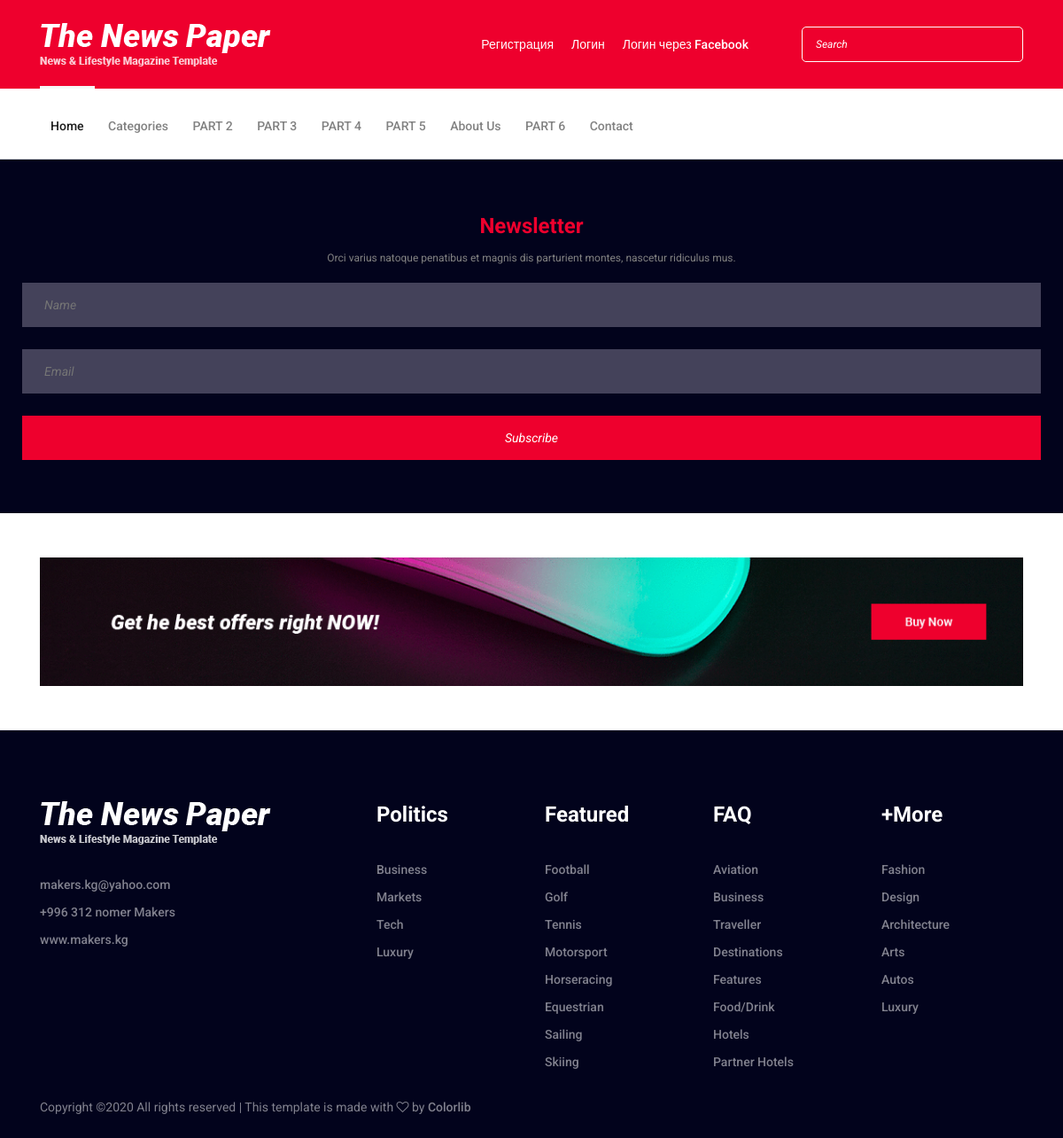
/categories/, run on an earlier commit of the app's database.
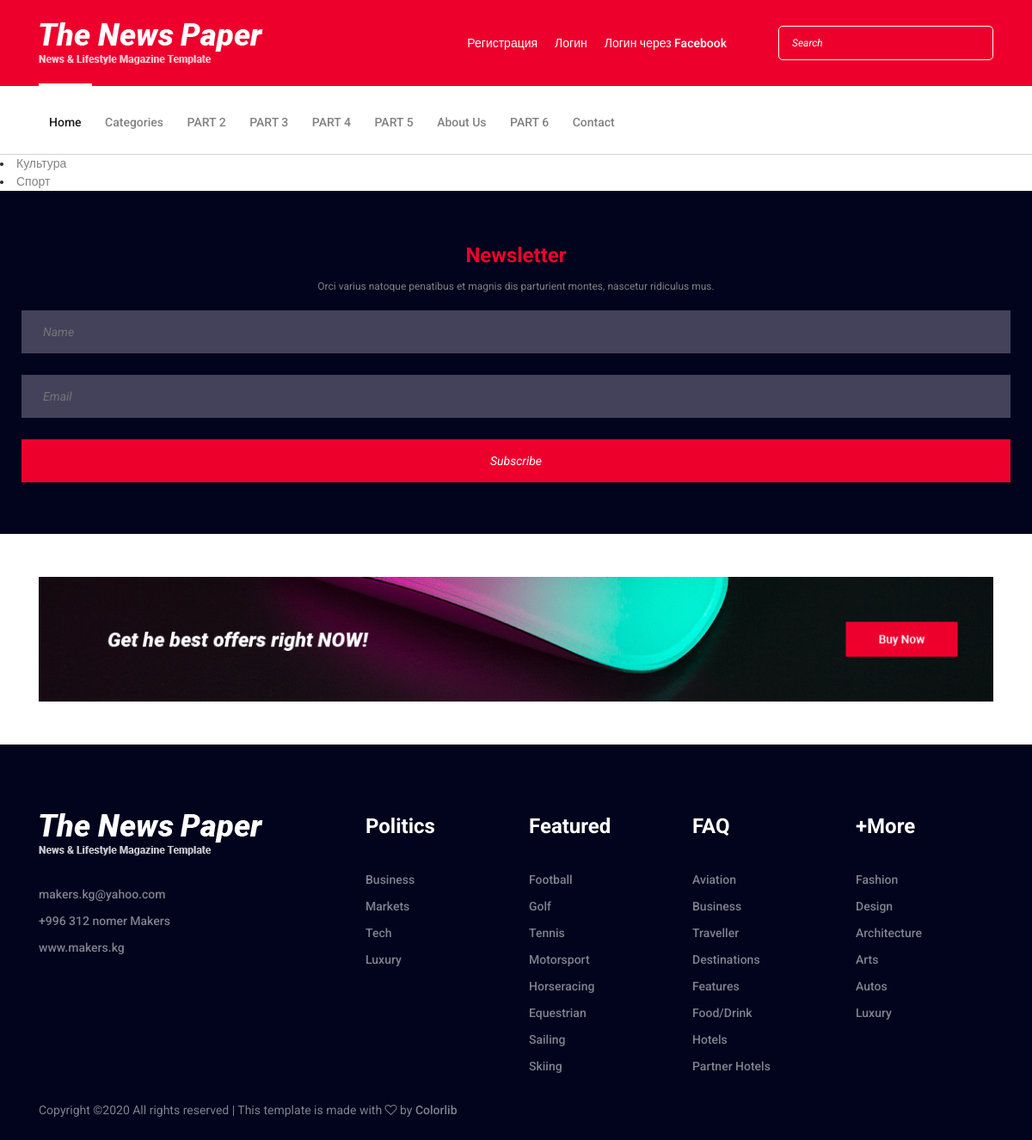
And on a later commit of the database.
### feed/models.py (models this page shows, shortened)
class Category(models.Model):
    name = models.CharField(max_length=80, blank=False)
    slug = models.SlugField(max_length=80, unique=True)
    class Meta:
        ordering = ('name', )
        verbose_name = 'category'
        verbose_name_plural = 'categories'

### feed/views.py (the view)
# urls.py: path('categories/', CategorListView.as_view(), name='category'),
class CategorListView(ListView):
    model = Category
    template_name = 'category_list.html'
    context_object_name = 'categories'

### templates/category_list.html
{% extends 'base.html' %}
{% load static %}
{% block content %}
    {% for category in categories %}
        <li><a href="{% url 'news_list_slug' category.slug %}">{{ category.name }}</a> </li>
    {% endfor %}
{% endblock %}

### templates/base.html (shortened to what this page needs)
{% load  static %}
<!DOCTYPE html>
<html lang="en">
<head>
    <link rel="stylesheet" href={% static "style.css" %}>
</head>
<body>
<header class="header-area">
    <div class="top-header-area">
        <div class="container">
            <div class="row">
                <div class="col-12">
                    <div class="top-header-content d-flex align-items-center justify-content-between">
                        <div class="logo">
                            <a href="index.html"><img src= "{% static "img/core-img/logo.png" %}" alt=""></a>
                        </div>
                        <div class="login-search-area d-flex align-items-center">
                            {% if request.user.is_authenticated %}
                                <div class="login d-flex">
                                    <a href="{% url 'logout' %}"> Выйти </a>
                                </div>
                            {% else %}
                                <div class="login d-flex">
                                    <a href="{% url 'registration' %}">Регистрация</a>
                                </div>
                                <div class="login d-flex">
                                    <a href="{% url 'login' %}">Логин</a>
                                </div>
                                <div class="login d-flex">
                                    <a href="{% url 'social:begin' 'facebook' %}">Логин через Facebook</a>
                                </div>
                            {% endif %}
                            <div class="search-form">
                                <form action="{% url 'search' %}" method="get">
                                    <input type="text"  name="search" class="form-control" placeholder="Search">
                                </form>
                            </div>
                        </div>
                    </div>
                </div>
            </div>
        </div>
    </div>
    <div class="newspaper-main-menu" id="stickyMenu">
        <div class="classy-nav-container breakpoint-off">
            <div class="container">
                <nav class="classy-navbar justify-content-between" id="newspaperNav">
                    <div class="classy-menu">
                        <div class="classynav">
                            <ul>
                                <li class="active"><a href="{% url 'news_list' %}">Home</a></li>
                                <li><a href="{% url 'category' %}">Categories</a></li>
                                <li><a href="#">PART 2</a></li>
                                <li><a href="#">PART 3</a></li>
                                <li><a href="#">PART 4</a></li>
                                <li><a href="#">PART 5</a></li>
                                <li><a href="#">About Us</a></li>
                                <li><a href="#">PART 6</a></li>
                                <li><a href="contact.html">Contact</a></li>
                            </ul>
                        </div>
                    </div>
                </nav>
            </div>
        </div>
    </div>
</header>
{% block content %}
{% endblock %}
<div class="newsletter-widget">
    <h4>Newsletter</h4>
    <p>Orci varius natoque penatibus et magnis dis parturient montes, nascetur ridiculus mus.</p>
    <form action="#" method="post">
        <input type="text" name="text" placeholder="Name">
        <input type="email" name="email" placeholder="Email">
        <button type="submit" class="btn w-100">Subscribe</button>
    </form>
</div>
<div class="footer-add-area">
    <div class="container">
        <div class="row">
            <div class="col-12">
                <div class="footer-add">
                    <a href="#"><img src={% static  "img/bg-img/footer-add.gif" %} ></a>
                </div>
            </div>
        </div>
    </div>
</div>
<footer class="footer-area">
    <div class="main-footer-area">
        <div class="container">
            <div class="row">
                <div class="col-12 col-sm-6 col-lg-4">
                    <div class="footer-widget-area mt-80">
                        <div class="footer-logo">
                            <a href="index.html"><img src="img/core-img/logo.png" alt=""></a>
                        </div>
                        <ul class="list">
                            <li><a href="mailto:contact@youremail.com">makers.kg@yahoo.com</a></li>
                            <li><a href="tel:+4352782883884">+996 312 nomer Makers</a></li>
                            <li><a href="http://yoursitename.com">www.makers.kg</a></li>
                        </ul>
                    </div>
                </div>
                <div class="col-12 col-sm-6 col-lg-2">
                    <div class="footer-widget-area mt-80">
                        <h4 class="widget-title">Politics</h4>
                        <ul class="list">
                            <li><a href="#">Business</a></li>
                            <li><a href="#">Markets</a></li>
                            <li><a href="#">Tech</a></li>
                            <li><a href="#">Luxury</a></li>
                        </ul>
                    </div>
                </div>
                <div class="col-12 col-sm-4 col-lg-2">
                    <div class="footer-widget-area mt-80">
                        <h4 class="widget-title">Featured</h4>
                        <ul class="list">
                            <li><a href="#">Football</a></li>
                            <li><a href="#">Golf</a></li>
                            <li><a href="#">Tennis</a></li>
                            <li><a href="#">Motorsport</a></li>
                            <li><a href="#">Horseracing</a></li>
                            <li><a href="#">Equestrian</a></li>
                            <li><a href="#">Sailing</a></li>
                            <li><a href="#">Skiing</a></li>
                        </ul>
                    </div>
                </div>
                <div class="col-12 col-sm-4 col-lg-2">
                    <div class="footer-widget-area mt-80">
                        <h4 class="widget-title">FAQ</h4>
                        <ul class="list">
                            <li><a href="#">Aviation</a></li>
                            <li><a href="#">Business</a></li>
                            <li><a href="#">Traveller</a></li>
                            <li><a href="#">Destinations</a></li>
                            <li><a href="#">Features</a></li>
                            <li><a href="#">Food/Drink</a></li>
                            <li><a href="#">Hotels</a></li>
                            <li><a href="#">Partner Hotels</a></li>
                        </ul>
                    </div>
                </div>
                <div class="col-12 col-sm-4 col-lg-2">
                    <div class="footer-widget-area mt-80">
                        <h4 class="widget-title">+More</h4>
                        <ul class="list">
                            <li><a href="#">Fashion</a></li>
                            <li><a href="#">Design</a></li>
                            <li><a href="#">Architecture</a></li>
                            <li><a href="#">Arts</a></li>
                            <li><a href="#">Autos</a></li>
                            <li><a href="#">Luxury</a></li>
                        </ul>
                    </div>
                </div>
            </div>
        </div>
    </div>
    <div class="bottom-footer-area">
        <div class="container h-100">
            <div class="row h-100 align-items-center">
                <div class="col-12">
                    <p>
                        Copyright &copy;<script>document.write(new Date().getFullYear());</script> All rights reserved | This template is made with <i class="fa fa-heart-o" aria-hidden="true"></i> by <a href="https://colorlib.com" target="_blank">Colorlib</a>
                        </p>
                </div>
            </div>
        </div>
    </div>
</footer>
</body>
</html>

### static/style.css (style rules this page uses)
* { margin: 0; padding: 0; }
body { font-family: "Roboto", sans-serif; font-size: 14px; }
h1, h2, h3, h4, h5, h6 { color: #152535; line-height: 1.3; font-weight: 700; }
p { color: #828282; font-size: 14px; line-height: 2; font-weight: 400; }
a, a:hover, a:focus { -webkit-transition-duration: 500ms; transition-duration: 500ms; text-decoration: none; outline: 0 solid transparent; color: #1c1c1c; font-weight: 500; font-size: 14px; color: #828282; }
ul, ol { margin: 0; }
ul li, ol li { list-style: none; }
img { height: auto; max-width: 100%; }
.mt-80 { margin-top: 80px !important; }
.header-area { position: relative; z-index: 100; width: 100%; }
.header-area .top-header-area { width: 100%; height: 100px; background-color: #ee002d; position: relative; z-index: 1; }
.header-area .top-header-area .top-header-content { width: 100%; height: 100px; background-color: #ee002d; position: relative; z-index: 1; }
.header-area .top-header-area .top-header-content .logo a { display: block; }
.header-area .top-header-area .login-search-area { position: relative; z-index: 1; }
.header-area .top-header-area .login-search-area .login a { display: inline-block; padding: 0 10px; color: #fff; }
.header-area .top-header-area .login-search-area .search-form form { width: 250px; height: 40px; position: relative; z-index: 2; margin-left: 50px; }
.header-area .top-header-area .login-search-area .search-form form input { width: 100%; height: 100%; border: 1px solid #fff; border-radius: 5px; background-color: transparent; padding: 0 15px; font-size: 12px; font-style: italic; color: #fff; }
.header-area .top-header-area .login-search-area .search-form form input.form-control { box-shadow: none; }
.header-area .top-header-area .login-search-area .search-form form .form-control::placeholder { color: #fff; opacity: 1; }
.header-area .newspaper-main-menu { position: relative; width: 100%; z-index: 100; height: 80px; border-bottom: 1px solid #d0d5d8; }
.header-area .newspaper-main-menu .classy-nav-container { background-color: transparent; }
.header-area .newspaper-main-menu .classy-navbar { height: 80px; padding: 0; }
.header-area .newspaper-main-menu .classy-navbar .classynav ul li a { font-weight: 500; }
.header-area .newspaper-main-menu .classy-navbar .classynav > ul > li > a { text-transform: capitalize; padding: 12px 12px 11px; background-color: transparent; line-height: 1; color: #828282; font-weight: 500; }
.header-area .newspaper-main-menu .classy-navbar .classynav > ul > li.active > a { position: relative; z-index: 1; color: #1c1c1c; }
.header-area .newspaper-main-menu .classy-navbar .classynav > ul > li.active > a::before { background-color: #f7f7f7; width: 100%; height: 3px; position: absolute; top: -26px; left: 0; content: ''; z-index: 10; }
.newsletter-widget { position: relative; z-index: 1; background-color: #02031c; padding: 60px 25px; }
.newsletter-widget h4 { text-align: center; color: #ee002d; }
.newsletter-widget p { font-size: 12px; text-align: center; }
.newsletter-widget form input { width: 100%; height: 50px; background-color: #44425a; font-size: 14px; font-style: italic; color: #fff; margin-bottom: 25px; border: none; padding: 0 25px; }
.newsletter-widget form button { width: 100%; height: 50px; background-color: #ee002d; font-size: 14px; font-style: italic; color: #fff; border: none; padding: 0 25px; border-radius: 0; }
.footer-add-area { position: relative; z-index: 1; padding: 50px 0; }
.footer-add-area .footer-add a { display: block; }
.footer-add-area .footer-add a img { width: 100%; }
.footer-area { position: relative; z-index: 1; width: 100%; background-color: #02031c; }
.footer-area .footer-widget-area { position: relative; z-index: 1; }
.footer-area .footer-widget-area .footer-logo { margin-bottom: 30px; }
.footer-area .footer-widget-area .widget-title { display: block; margin-bottom: 30px; color: #fff; }
.footer-area .footer-widget-area .list { position: relative; z-index: 1; }
.footer-area .footer-widget-area .list li { display: block; }
.footer-area .footer-widget-area .list li a { display: block; padding: 5px 0; color: rgba(255, 255, 255, 0.5); }
.footer-area .bottom-footer-area { position: relative; z-index: 1; width: 100%; height: 70px; }
.footer-area .bottom-footer-area p { color: rgba(255, 255, 255, 0.5); margin-bottom: 0; }
.footer-area .bottom-footer-area p a { color: rgba(255, 255, 255, 0.5); }

What changed in the data, as far as the page shows it:
added Category: name "Культура"
added Category: name "Спорт"
